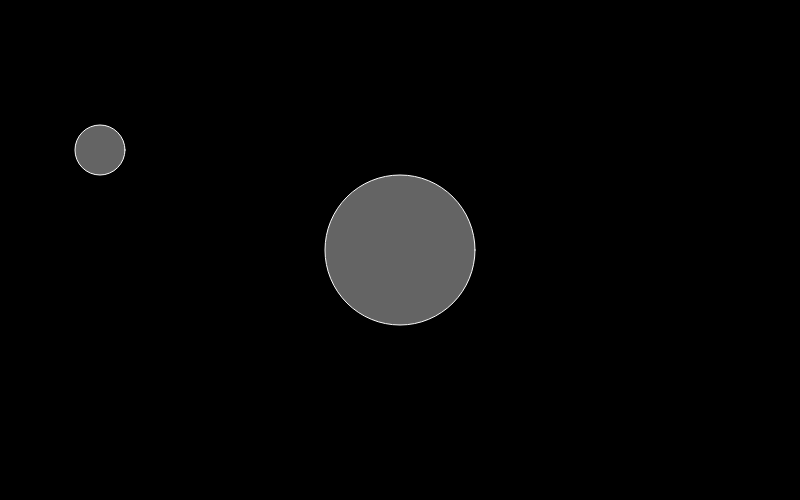
Frame 1 (no input)
Frame 60 (no input): identical to frame 1, image omitted
Frame 120 (the mouse pressed at the canvas centre since frame 60): identical to frame 1, image omitted

The p5.js sketch that drew this single still picture (run headless with seeded random() and noise() and a simulated clock; from frame 60 on, the mouse is pressed at the canvas centre):

// p5.js sketch
// ── sketch.js
var C_GRAVITY = 20;
var p1, p2;


function setup() {
  createCanvas(800, 500);
  background(0);

  p1 = new Particle(100, 150, 5); // (x,y,mass)
  p2 = new Particle(width/2, height/2, 15); // (x,y,mass)

}


function draw() {
  background(0);

  p1.applyAttraction(p2);
  p1.update();
  p1.display();

  p2.applyAttraction(p1);
  p2.update();
  p2.display();
}
// ── Particle.js
"use strict";

class Particle {
  constructor(x, y, m) {
    this.pos = createVector(x, y);
    this.vel = createVector(0, 0);
    this.acc = createVector(0, 0);
    this.mass = m;
    this.rad = 5 * this.mass;
    
  }
  applyForce(f) {
    f.div(this.mass);
    this.acc.add(f);
  }
  applyAttraction(other) {
    var distance = 0; // distance
    var magnitude = 0; // gravity
    var force = p5.Vector.sub(other.pos, this.pos);
    force.normalize();
    force.mult(magnitude);
    this.applyForce(force);
  }
  update() {
    this.vel.add(this.acc); // vel = vel + acc;
    this.pos.add(this.vel); // pos = pos + vel;
    this.acc.mult(0); // acceleration has to be reset after being applied! ***
  }
  display() {
    push();
    translate(this.pos.x, this.pos.y);
    stroke(255);
    fill(255, 100);
    ellipse(0, 0, this.rad * 2, this.rad * 2);
    pop();
  }
}
